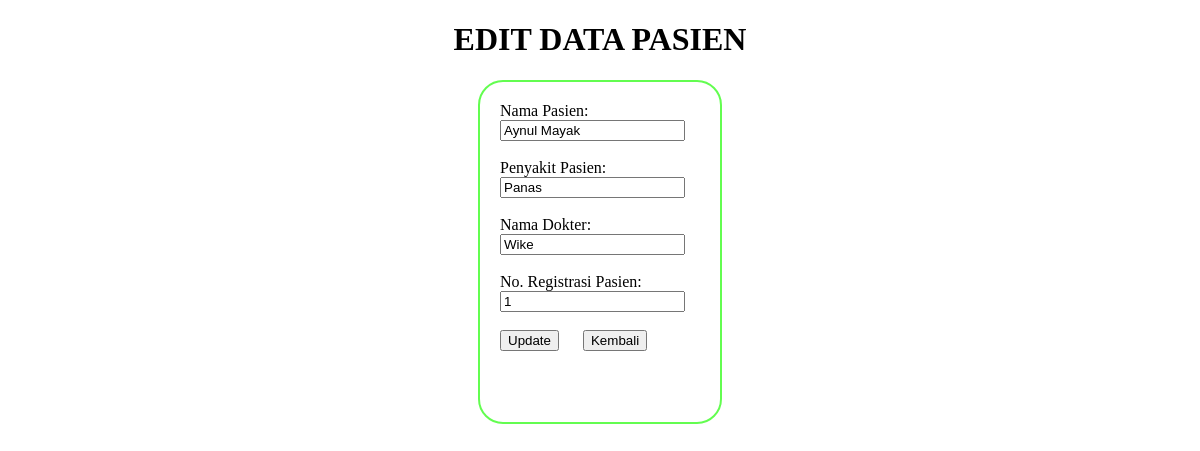
The page /pasien/edit.php?id=1 on the database its author committed.
### tables this page shows
CREATE TABLE `data_pasien` (
  `id` int(11) NOT NULL,
  `nama` varchar(55) NOT NULL,
  `penyakit` varchar(15) NOT NULL,
  `dokter` varchar(55) NOT NULL,
  `nomor_registrasi` int(11) NOT NULL
);

### pasien/edit.php (the view, shortened to what this page needs)
<?php
require '../functions.php';
$id = $_GET['id'];
$sql = "SELECT * FROM data_pasien WHERE `id`='$id'";
$sql = mysqli_query($conn, $sql) or die(mysqli_error($conn));
$menu = mysqli_fetch_assoc($sql);
?>
<!DOCTYPE html>
<html>
<head>
</head>
<body>
	<h1>EDIT DATA PASIEN</h1>
	<form action="update.php?id=<?= $menu['id'] ?>" method="POST" id="form">
		<label>Nama Pasien:</label>
		<input type="text" name="nama" placeholder="Nama Pasien" value="<?= $menu['nama'] ?>"><br>
		<label>Penyakit Pasien:</label>
		<input type="text" name="penyakit" placeholder="Penyakit Pasien" value="<?= $menu['penyakit'] ?>"><br>
		<label>Nama Dokter:</label>
		<input type="text" name="dokter" placeholder="Nama Dokter" value="<?= $menu['dokter'] ?>"><br>
		<label>No. Registrasi Pasien:</label>
		<input type="number" name="nomor_registrasi" placeholder="Nomor Registrasi" value="<?= $menu['nomor_registrasi'] ?>"><br>
		<button>Update</button>
		<a href="index.php" style="margin-left: 20px;">
			<button type="button">Kembali</button>
		</a>
	</form>
</body>
</html>

### pasien/edit.php (style rules this page uses)
body { font-family: calibri; }
h1 { text-align: center; }
form { margin-left:auto; margin-right: auto; }
input { display: block; }
#form { border-radius: 25px; border: 2px solid #63fD50; padding: 20px; width: 200px; height: 300px; }

### rows shown on the page
data_pasien: nama "Aynul Mayak", penyakit "Panas", dokter "Wike", nomor_registrasi "1"
